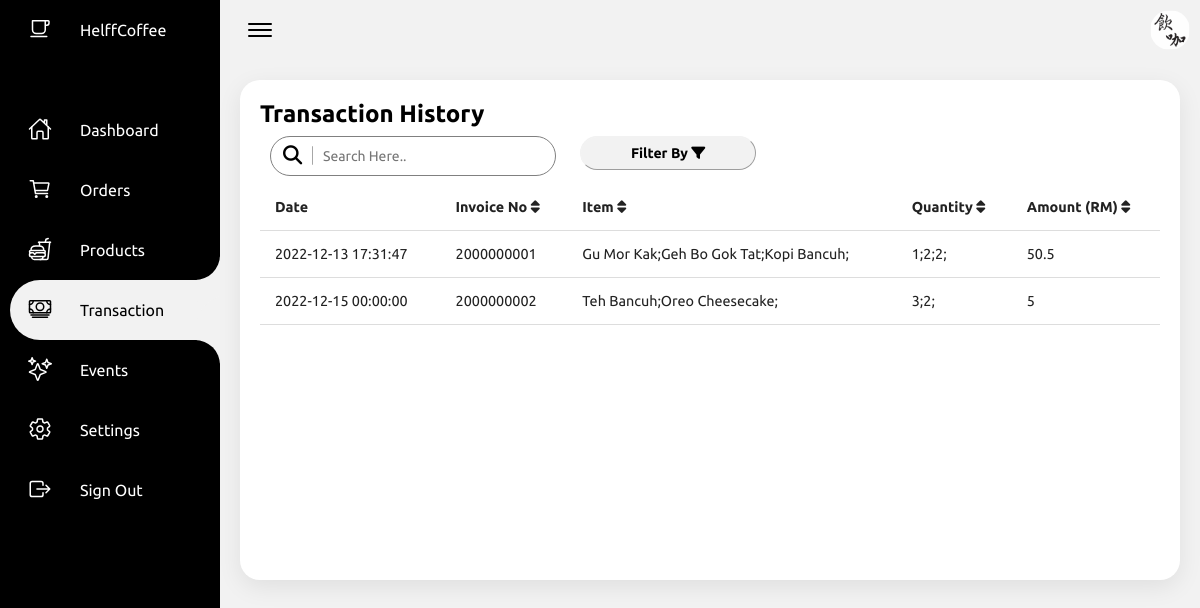
/Admin/transaction.php?latest=1 (signed in), run on the app's committed database.
### tables this page shows
CREATE TABLE `transaction` (
  `trans_id` int(100) NOT NULL,
  `order_id` int(100) NOT NULL
);

CREATE TABLE `orders` (
  `order_id` int(11) NOT NULL,
  `order_amount` double NOT NULL,
  `order_date` datetime NOT NULL,
  `order_collection` text NOT NULL,
  `pickup_time` datetime DEFAULT NULL,
  `Status` varchar(10) NOT NULL DEFAULT 'preparing'
);

CREATE TABLE `order_product` (
  `id` int(100) NOT NULL,
  `order_id` int(100) NOT NULL,
  `product_id` int(100) NOT NULL,
  `quantity` int(100) NOT NULL DEFAULT 0
);

CREATE TABLE `product` (
  `product_id` int(11) NOT NULL,
  `product_name` text NOT NULL,
  `price` float NOT NULL,
  `product_type` int(100) NOT NULL,
  `product_desc` text NOT NULL,
  `product_quan` int(100) NOT NULL,
  `product_cal` int(100) NOT NULL,
  `product_img` varchar(100) NOT NULL
);

### Admin/transaction.php (the view, shortened to what this page needs)
<?php
include "dbConnection.php"
?>
<!DOCTYPE html>
<html>
<head>
    <link rel="stylesheet" type="text/css" href="css/style.css">
    <link rel="stylesheet" type="text/css" href="css/transaction.css">
</head>
<body>
    <?php
        if ($_SERVER["REQUEST_METHOD"] == "GET"){
            if(isset($_GET["latest"])){
                $sql = mysqli_query($conn, "select * from transaction");
            }else if(isset($_GET["today"])){
                $date1 = date('d');
                $date2 = date('m');
                $date3 = date('Y');
                $sql = mysqli_query($conn, "select * from transaction inner join orders on transaction.order_id = orders.order_id
                where DAY(order_date) = '$date1' AND MONTH(order_date) = '$date2' AND YEAR(order_Date) = '$date3'");
            }else if(isset($_GET["this-week"])){
                $date1 = date( 'W');
                $date2 = date( 'Y');
                $sql = mysqli_query($conn, "select * from transaction inner join orders on transaction.order_id = orders.order_id
                where WEEK(order_date) = '$date1' AND YEAR(order_date) = '$date2'");
            }else if(isset($_GET["this-month"])){
                $date2 = date('m');
                $date3 = date('Y');
                $sql = mysqli_query($conn, "select * from transaction inner join orders on transaction.order_id = orders.order_id
                where MONTH(order_date) = '$date2' AND YEAR(order_Date) = '$date3'");
            }
        }
    ?>
    <div class="container">
        <div class="navigation">
            <ul>
                <li>
                    <a href="index.php">
                        <span class="icon">
                            <ion-icon name="cafe-outline"></ion-icon>
                        </span>
                        <span class="title">HelffCoffee</span>
                    </a>
                </li>
                <li>
                    <a href="index.php">
                        <span class="icon">
                            <ion-icon name="home-outline"></ion-icon>
                        </span>
                        <span class="title">Dashboard</span>
                    </a>
                </li>
                <li>
                    <a href="orders.php">
                        <span class="icon">
                            <ion-icon name="cart-outline"></ion-icon>
                        </span>
                        <span class="title">Orders</span>
                    </a>
                </li>
                <li>
                    <a href="products.php">
                        <span class="icon">
                            <ion-icon name="fast-food-outline"></ion-icon>
                        </span>
                        <span class="title">Products</span>
                    </a>
                </li>
                <li class="hovered active">
                    <a href="transaction.php">
                        <span class="icon">
                            <ion-icon name="cash-outline"></ion-icon>
                        </span>
                        <span class="title">Transaction</span>
                    </a>
                </li>
                <li>
                    <a href="events.php">
                        <span class="icon">
                            <ion-icon name="sparkles-outline"></ion-icon>
                        </span>
                        <span class="title">Events</span>
                    </a>
                </li>
                <li>
                    <a href="settings.php">
                        <span class="icon">
                            <ion-icon name="settings-outline"></ion-icon>
                        </span>
                        <span class="title">Settings</span>
                    </a>
                </li>
                <li>
                    <a href="adminlogout.php">
                        <span class="icon">
                            <ion-icon name="exit-outline"></ion-icon>
                        </span>
                        <span class="title">Sign Out</span>
                    </a>
                </li>
            </ul>
        </div>
        <div class="main">
            <div class="topbar">
                <div class="toggle">
                    <ion-icon name="menu-outline"></ion-icon>
                </div>
                <div class="user">
                    <img src="images/profile.jpg">
                </div>
            </div>
            <div class="table">
                <div class="transaction-table">
                    <div class="transaction-table-header">
                        <h2>Transaction History</h2>
                    </div>
                    <div class="grid-container">
                        <div class="search-container">
                            <label>
                                <i class="fa-solid fa-magnifying-glass"></i>
                                <input type="text" id="myInput" onkeyup="mySearchFunction()" placeholder="Search Here..">
                            </label>
                        </div>
                        <div class="grid-child filter">
                            <div class="filter-dropdown">
                                <button onclick="dropdownFunction()" class="dropbtn">Filter By <i class="fa-solid fa-filter"></i></button>
                            </div>
                        </div>
                    </div>
                    <div class="transaction-table-content">
                        <table class="transaction-table-data" id="transactionTable">
                            <thead>
                                <tr>
                                    <th>Date</th>
                                    <th>Invoice No <i onclick="sortByInt(1)" class="fa-solid fa-sort"></i></th>
                                    <th>Item <i onclick="sortByAlphabet(2)" class="fa-solid fa-sort"></i></th>
                                    <th>Quantity <i onclick="sortByInt(3)" class="fa-solid fa-sort"></i></th>
                                    <th>Amount (RM) <i onclick="sortByFloat(4)" class="fa-solid fa-sort"></i></th>
                                </tr>
                            </thead>
                            <tbody>
                            <?php
                                if(isset($sql))
                                {
                                    if (mysqli_num_rows($sql) > 0) {
                                        while ($row = mysqli_fetch_assoc($sql)) {
                                            $sql1 = mysqli_query($conn, "select * from orders where order_id = '".$row['order_id']."';");
                                            $row1 = mysqli_fetch_assoc($sql1);
                                            $sql2 = mysqli_query($conn, "select * from order_product where order_id = '".$row['order_id']."';");
                                        ?>
                                        <tr>
                                            <td><?php echo $row1['order_date'] ?></td>
                                            <td><?php echo $row['trans_id']?></td>
                                            <td>
                                                <?php
                                                while ($row2 = mysqli_fetch_assoc($sql2)) {
                                                    $sql3 = mysqli_query($conn, "select * from product where product_id ='" . $row2['product_id'] . "';");
                                                    $row3 = mysqli_fetch_assoc($sql3);
                                                    echo $row3['product_name'];
                                                    echo ";";
                                                } ?>
                                            </td>
                                            <td>
                                                <?php
                                                $sql2 = mysqli_query($conn, "select * from order_product where order_id = '".$row['order_id']."';");
                                                while ($row4 = mysqli_fetch_assoc($sql2)) {
                                                    echo $row4['quantity'];
                                                    echo ";";
                                                } ?>
                                            </td>
                                            <td><?php echo $row1['order_amount'] ?></td>
                                        </tr>
                                <?php      }
                                    }else{
                                        echo "<tr><h3> No Results Found </h3></tr>";
                                    }
                                }  ?>
                            </tbody>
                        </table>
                    </div>
                </div>
            </div>
        </div>
    </div>
</body>
</html>

### Admin/css/style.css (style rules this page uses)
* { margin: 0; padding: 0; box-sizing: border-box; font-family: 'Ubuntu', sans-serif; }
:root { --black1: #000000; --black2: #808080; --grey: #f2f2f2; --white: #ffffff; --green1: #70e7d1; --green2: #00c5c8; }
body { min-height: 100vh; overflow-x: hidden; }
.container { position: relative; width: 100%; }
.navigation { position: fixed; width: 220px; height: 100%; background: var(--black1); border-left: 10px solid var(--black1); transition: 0.5s; overflow: hidden; }
.navigation ul { position: absolute; top: 0; left: 0; width: 100%; }
.navigation ul li { position: relative; width: 100%; list-style: none; border-top-left-radius: 30px; border-bottom-left-radius: 30px; }
.navigation ul li.active, .navigation ul li:hover, .navigation ul li.hovered { background: var(--grey); }
.navigation ul li:nth-child(1) { margin-bottom: 40px; pointer-events: none; }
.navigation ul li a { position: relative; display: block; width: 100%; display: flex; text-decoration: none; color: var(--white); }
.navigation ul li.active a, .navigation ul li:hover a, .navigation ul li.hovered a { color: var(--black1); }
.navigation ul li a .icon { position: relative; display: block; min-width: 60px; height: 60px; line-height: 70px; text-align: center; }
.navigation ul li a .icon ion-icon { font-size: 1.5em; }
.navigation ul li a .title { position: relative; display: block; padding: 0 10px; height: 60px; line-height: 60px; text-align: start; white-space: nowrap; }
.navigation ul li.active a::before, .navigation ul li:hover a::before, .navigation ul li.hovered a::before { content: ""; position: absolute; right: 0; top: -50px; width: 50px; height: 50px; background: transparent; border-radius: 50%; box-shadow: 35px 35px 0 10px var(--grey); pointer-events: none; }
.navigation ul li.active a::after, .navigation ul li:hover a::after, .navigation ul li.hovered a::after { content: ""; position: absolute; right: 0; bottom: -50px; width: 50px; height: 50px; background: transparent; border-radius: 50%; box-shadow: 35px -35px 0 10px var(--grey); pointer-events: none; }
.main { position: absolute; width: calc(100% - 220px); left: 220px; min-height: 100vh; background: var(--grey); transition: 0.5s; }
.topbar { width: 100%; height: 60px; display: flex; justify-content: space-between; align-items: center; padding: 0 10px; }
.toggle { position: relative; width: 60px; height: 60px; display: flex; justify-content: center; align-items: center; font-size: 2em; cursor: pointer; }
.user { position: relative; width: 40px; height: 40px; border-radius: 50%; overflow: hidden; cursor: pointer; }
.user img { position: absolute; top: 0; left: 0; width: 100%; height: 100%; object-fit: cover; }

### Admin/css/transaction.css (style rules this page uses)
.table { position: relative; width: 100%; padding: 20px; }
.table .transaction-table { position: relative; min-height: 500px; background: var(--white); padding: 20px; box-shadow: 0 7px 25px rgba(0, 0, 0, 0.08); border-radius: 20px; }
.grid-container { display: grid; grid-template-columns: 1fr 1fr 1fr; grid-gap: 0px; }
.search-container { position: relative; width: 300px; margin: 8px 10px; padding-right: 50px; }
.search-container label { position: relative; }
.search-container label input { height: 40px; border-radius: 40px; font-size: 14px; padding: 5px 20px; padding-left: 52px; outline: none; border: 1px solid var(--black2); }
.search-container label i { position: absolute; top: 0; left: 13px; padding-right: 10px; font-size: 1.2em; border-right: 1.5px solid #a7a7a7; border-radius: 1px; }
.dropbtn { background-color: #f2f2f2; color: black; margin-top: 8px; margin-bottom: 8px; position: sticky; padding: 8px 50px; text-align: center; font-size: 14px; font-weight: bold; border-width: 1px; border-radius: 20px; border-color: #f2f2f2; }
.filter-dropdown { position: relative; display: inline-block; }
.transaction-table-content { overflow: auto; }
.transaction-table-content table { border-collapse: collapse; width: 100%; }
.transaction-table-content table th, td { padding: 15px; text-align: left; font-size: .9rem; color: #222; border-bottom: 0.5px solid #ddd; }

### data on the page
transaction: order.order_date "2022-12-13 17:31:47", trans_id "2000000001", order.order_amount "50.5"
order_product: product.product_name "Gu Mor Kak", quantity "1"
order_product: product.product_name "Geh Bo Gok Tat", quantity "2"
order_product: product.product_name "Kopi Bancuh", quantity "2"
transaction: order.order_date "2022-12-15 00:00:00", trans_id "2000000002", order.order_amount "5"
order_product: product.product_name "Teh Bancuh", quantity "3"
order_product: product.product_name "Oreo Cheesecake", quantity "2"
